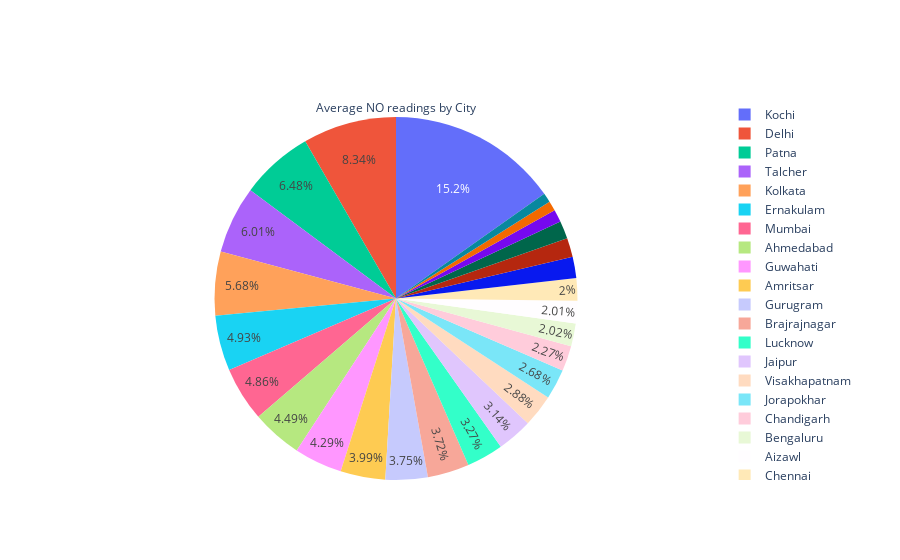

Source (notebook cell):
### Code cell
# avg readings for NO across all cities (pie chart)
trace3=go.Pie(labels=avg_readings['City'], values=avg_readings['NO'].round(2),
             title='Average NO readings by City')
fig=go.Figure(trace3)
fig.update_traces(textposition='inside')
fig=fig.update_layout(uniformtext_minsize=12, uniformtext_mode='hide')
fig.show()

### Figure 1 — Plotly figure (JSON) as saved in the notebook; plotly's stock layout.template omitted (floating-point values rounded to 4 significant figures)
{"data": [{"labels": ["Ahmedabad", "Aizawl", "Amaravati", "Amritsar", "Bengaluru", "Bhopal", "Brajrajnagar", "Chandigarh", "Chennai", "Coimbatore", "Delhi", "Ernakulam", "Gurugram", "Guwahati", "Hyderabad", "Jaipur", "Jorapokhar", "Kochi", "Kolkata", "Lucknow", "Mumbai", "Patna", "Shillong", "Talcher", "Thiruvananthapuram", "Visakhapatnam"], "textposition": "inside", "title": {"text": "Average NO readings by City"}, "type": "pie", "values": [20.96, 9.41, 5.2, 18.64, 9.43, 7.37, 17.37, 10.59, 9.34, 8.83, 38.96, 23.05, 17.54, 20.04, 7.95, 14.68, 12.53, 71.1, 26.55, 15.26, 22.7, 30.28, 4.09, 28.07, 3.85, 13.48]}], "layout": {"uniformtext": {"minsize": 12, "mode": "hide"}}}
